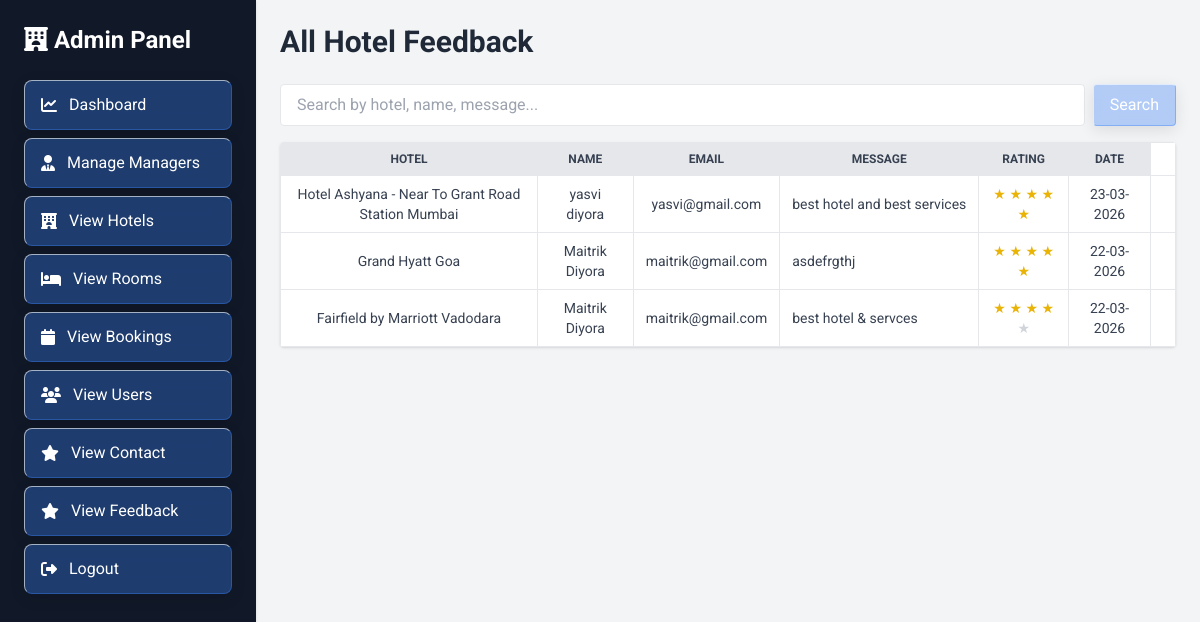
Page /admin/admin_feedback.php (signed in) on the committed database.
### tables this page shows
CREATE TABLE `feedback` (
  `id` int(11) NOT NULL,
  `hotel_id` int(11) NOT NULL,
  `user_id` int(11) DEFAULT NULL,
  `name` varchar(100) NOT NULL,
  `email` varchar(100) NOT NULL,
  `message` text NOT NULL,
  `rating` tinyint(1) NOT NULL,
  `created_at` datetime NOT NULL
);

CREATE TABLE `hotel` (
  `id` int(11) NOT NULL,
  `manager_id` int(11) DEFAULT NULL,
  `hotel_name` varchar(200) DEFAULT NULL,
  `image` varchar(255) DEFAULT NULL,
  `hotel_address` text DEFAULT NULL,
  `state_id` int(11) DEFAULT NULL,
  `city_id` int(11) DEFAULT NULL,
  `pincode` varchar(10) DEFAULT NULL,
  `rating` decimal(2,1) DEFAULT NULL,
  `status` enum('approved','pending','rejected') DEFAULT 'approved',
  `created_at` timestamp NOT NULL DEFAULT current_timestamp()
);

### admin/admin_feedback.php (the view, shortened to what this page needs)
<?php
include("../config.php");
$search = $_GET['search'] ?? '';
$search_sql = '';
$sql = "
SELECT f.*, h.hotel_name
FROM feedback f
JOIN hotel h ON f.hotel_id = h.id
WHERE 1=1 $search_sql
ORDER BY f.created_at DESC
";
$feedbacks = mysqli_query($conn, $sql);
?>
<!DOCTYPE html>
<html lang="en">
<head>
<script src="https://cdn.tailwindcss.com"></script>
 <link rel="stylesheet" href="/Hotel-sphere/style.css">
</head>
<body class="bg-gray-100 flex min-h-screen">
<div class="w-64 bg-white shadow flex-shrink-0">
 <?php include("sidebar.php"); ?>
</div>
<div class="flex-1 p-6 overflow-x-auto">
 <h1 class="text-3xl font-bold mb-6">All Hotel Feedback</h1>
 <form method="GET" class="mb-4 flex items-center gap-2">
 <input type="text" name="search" value="<?= htmlspecialchars($search) ?>" placeholder="Search by hotel, name, message..."
  class="flex-1 px-4 py-2 border rounded focus:outline-none focus:ring-2 border-focus" />
 <button type="submit" class="px-4 py-2 bg-primary text-white rounded hover:bg-primary">Search</button>
 </form>
 <div class="bg-white shadow rounded overflow-x-auto">
 <table class="w-full text-sm text-gray-700 border-collapse border border-gray-200">
  <thead class="bg-gray-200 uppercase text-xs">
  <tr>
   <th class="py-2 px-3 text-center border">Hotel</th>
   <th class="py-2 px-3 text-center border">Name</th>
   <th class="py-2 px-3 text-center border">Email</th>
   <th class="py-2 px-3 text-center border">Message</th>
   <th class="py-2 px-3 text-center border">Rating</th>
   <th class="py-2 px-3 text-center border">Date</th>
  </tr>
  </thead>
  <tbody>
  <?php if(mysqli_num_rows($feedbacks) > 0): ?>
  <?php while($row = mysqli_fetch_assoc($feedbacks)): ?>
  <tr class="border-b hover:bg-gray-50 transition">
   <td class="py-2 px-3 text-center border"><?= htmlspecialchars($row['hotel_name']) ?></td>
   <td class="py-2 px-3 text-center border"><?= htmlspecialchars($row['name']) ?></td>
   <td class="py-2 px-3 text-center border"><?= htmlspecialchars($row['email']) ?></td>
   <td class="py-2 px-3 max-w-xs overflow-hidden text-ellipsis whitespace-nowrap border" title="<?= htmlspecialchars($row['message']) ?>">
   <?= htmlspecialchars($row['message']) ?>
   </td>
   <td class="py-2 px-3 text-center border">
   <?php for($i=1;$i<=5;$i++): ?>
    <span class="<?= ($i <= $row['rating']) ? 'text-yellow-500' : 'text-gray-300' ?>">&#9733;</span>
   <?php endfor; ?>
   </td>
   <td class="py-2 px-3 text-center border"><?= date("d-m-Y", strtotime($row['created_at'])) ?></td>
   <td class="py-2 px-3 text-center border">
   </td>
  </tr>
  <?php endwhile; ?>
  <?php else: ?>
  <tr>
   <td colspan="7" class="py-4 text-center text-gray-500 border">No feedback found.</td>
  </tr>
  <?php endif; ?>
  </tbody>
 </table>
 </div>
</div>
</body>
</html>

### style.css (style rules this page uses)
:root { --primary-color: #3b82f6; --primary-hover: #2563eb; --secondary-color: #3b82f6; --bg-color: #f3f4f6; --text-color: #1f2937; --text-muted: #4b5563; --success-color: #3b82f6; --error-color: #dc2626; --body-bg-image: radial-gradient(circle at 10% 80%, transparent 15%, rgba(59, 130, 246, 0.25) 20%, rgba(59, 130, 246, 0.1) 25%, transparent 35%), radial-gradient(circle at 85% 20%, transparent 20%, rgba(59, 130, 246, 0.2) 25%, rgba(59, 130, 246, 0.08) 30%, transparent 45%), radial-gradient(ellipse at 50% 50%, transparent 30%, rgba(59, 130, 246, 0.1) 35%, transparent 45%); --glass-bg: rgba(255, 255, 255, 0.45); --glass-border: rgba(255, 255, 255, 0.5); --glass-border-light: rgba(255, 255, 255, 0.9); --glass-shadow: rgba(0, 0, 0, 0.05); --glass-text: #1f2937; --btn-glass-bg: rgba(59, 130, 246, 0.35); --btn-glass-border: rgba(59, 130, 246, 0.4); --btn-glass-border-light: rgba(255, 255, 255, 0.6); --btn-glass-text: #ffffff; --input-bg: rgba(255, 255, 255, 0.9); --input-border: rgba(0, 0, 0, 0.1); }
body, html { font-family: 'Roboto', sans-serif; background-color: var(--bg-color) !important; color: var(--text-color) !important; margin: 0; min-height: 100vh; transition: background-color 0.3s ease, color 0.3s ease; border-radius: 0 !important; box-shadow: none !important; border: none !important; backdrop-filter: none !important; -webkit-backdrop-filter: none !important; }
body:not(.bg-gray-100), html:not(.bg-gray-100) { background-image: var(--body-bg-image) !important; background-attachment: fixed !important; background-repeat: no-repeat !important; background-size: cover !important; }
.bg-primary { background-color: var(--primary-color) !important; }
.btn-glass, button:not(.custom-toggle), input[type="submit"], input[type="button"], a[class*="bg-primary"], a[class*="bg-blue-"], a[class*="bg-green-"], a[class*="bg-gray-"], a[class*="bg-purple-"], a[class*="bg-red-"] { background: var(--btn-glass-bg) !important; backdrop-filter: blur(10px) !important; -webkit-backdrop-filter: blur(10px) !important; border: 1px solid var(--btn-glass-border) !important; border-top: 1px solid var(--btn-glass-border-light) !important; border-left: 1px solid var(--btn-glass-border-light) !important; color: var(--btn-glass-text) !important; box-shadow: 0 4px 15px rgba(0, 0, 0, 0.1) !important; transition: all 0.3s ease !important; position: relative; overflow: hidden; z-index: 1; }
.btn-glass::after, button:not(.custom-toggle):after, input[type="submit"]:after, input[type="button"]:after, a[class*="bg-primary"]::after, a[class*="bg-blue-"]::after, a[class*="bg-green-"]::after, a[class*="bg-gray-"]::after, a[class*="bg-purple-"]::after, a[class*="bg-red-"]::after { content: ''; position: absolute; top: 0; left: -100%; width: 50%; height: 100%; background: linear-gradient(to right, rgba(255,255,255,0) 0%, rgba(255,255,255,0.3) 50%, rgba(255,255,255,0) 100%); transform: skewX(-25deg); transition: all 0.7s ease; z-index: -1; }

### rows in the picture
feedback: hotel.hotel_name "Hotel Ashyana - Near To Grant Road Station Mumbai", name "yasvi diyora", email "yasvi@gmail.com", message "best hotel and best services", created_at "23-03-2026"
feedback: hotel.hotel_name "Grand Hyatt Goa", name "Maitrik Diyora", email "maitrik@gmail.com", message "asdefrgthj", created_at "22-03-2026"
feedback: hotel.hotel_name "Fairfield by Marriott Vadodara", name "Maitrik Diyora", email "maitrik@gmail.com", message "best hotel & servces", created_at "22-03-2026"
